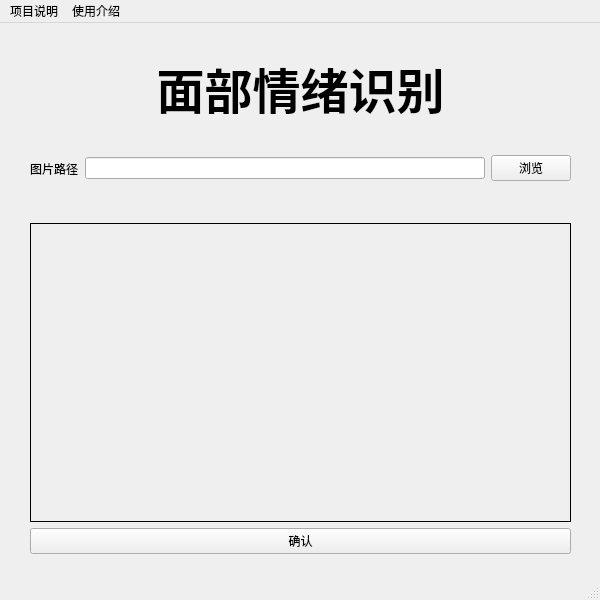
<?xml version="1.0" encoding="UTF-8"?>
<ui version="4.0">
 <class>MainWindow</class>
 <widget class="QMainWindow" name="MainWindow">
  <property name="geometry">
   <rect>
    <x>0</x>
    <y>0</y>
    <width>600</width>
    <height>600</height>
   </rect>
  </property>
  <property name="windowTitle">
   <string>MainWindow</string>
  </property>
  <widget class="QWidget" name="centralwidget">
   <widget class="QLabel" name="front">
    <property name="geometry">
     <rect>
      <x>30</x>
      <y>30</y>
      <width>541</width>
      <height>61</height>
     </rect>
    </property>
    <property name="text">
     <string>&lt;html&gt;&lt;head/&gt;&lt;body&gt;&lt;p align=&quot;center&quot;&gt;&lt;span style=&quot; font-size:36pt; font-weight:600;&quot;&gt;面部情绪识别&lt;/span&gt;&lt;/p&gt;&lt;/body&gt;&lt;/html&gt;</string>
    </property>
    <property name="textFormat">
     <enum>Qt::RichText</enum>
    </property>
   </widget>
   <widget class="QWidget" name="layoutWidget">
    <property name="geometry">
     <rect>
      <x>30</x>
      <y>130</y>
      <width>541</width>
      <height>31</height>
     </rect>
    </property>
    <layout class="QHBoxLayout" name="horizontalLayout">
     <item>
      <widget class="QLabel" name="filepath">
       <property name="text">
        <string>图片路径</string>
       </property>
      </widget>
     </item>
     <item>
      <widget class="QLineEdit" name="path"/>
     </item>
     <item>
      <widget class="QPushButton" name="scaner">
       <property name="text">
        <string>浏览</string>
       </property>
      </widget>
     </item>
    </layout>
   </widget>
   <widget class="QWidget" name="layoutWidget">
    <property name="geometry">
     <rect>
      <x>30</x>
      <y>200</y>
      <width>541</width>
      <height>331</height>
     </rect>
    </property>
    <layout class="QVBoxLayout" name="verticalLayout_2">
     <item>
      <layout class="QVBoxLayout" name="verticalLayout">
       <item>
        <widget class="QLabel" name="pic">
         <property name="frameShape">
          <enum>QFrame::Panel</enum>
         </property>
         <property name="lineWidth">
          <number>1</number>
         </property>
         <property name="midLineWidth">
          <number>0</number>
         </property>
         <property name="text">
          <string/>
         </property>
        </widget>
       </item>
       <item>
        <widget class="QPushButton" name="check">
         <property name="text">
          <string>确认</string>
         </property>
        </widget>
       </item>
      </layout>
     </item>
    </layout>
   </widget>
  </widget>
  <widget class="QMenuBar" name="menubar">
   <property name="geometry">
    <rect>
     <x>0</x>
     <y>0</y>
     <width>600</width>
     <height>26</height>
    </rect>
   </property>
   <widget class="QMenu" name="menu">
    <property name="title">
     <string>项目说明</string>
    </property>
    <addaction name="action1"/>
   </widget>
   <widget class="QMenu" name="menu_2">
    <property name="title">
     <string>使用介绍</string>
    </property>
    <addaction name="actiond"/>
   </widget>
   <addaction name="menu"/>
   <addaction name="menu_2"/>
  </widget>
  <widget class="QStatusBar" name="statusbar"/>
  <action name="action1">
   <property name="text">
    <string>该项目目的在于完成一个简单的面部情绪识别任务</string>
   </property>
  </action>
  <action name="actiond">
   <property name="text">
    <string>输入图像路径后，点击确认，之后即会呈现分析数据</string>
   </property>
  </action>
 </widget>
 <resources/>
 <connections/>
</ui>
